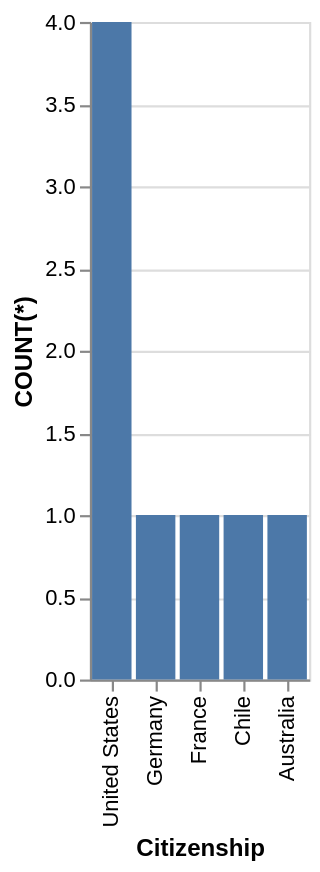

The specification (Vega-Lite) saved for this image:
### Vega-Lite specification from a JSON file in a GitHub repository (floating-point values rounded to 4 significant figures)
{"data": {"values": [{"x_data": "United States", "y_data": 4}, {"x_data": "Germany", "y_data": 1}, {"x_data": "France", "y_data": 1}, {"x_data": "Chile", "y_data": 1}, {"x_data": "Australia", "y_data": 1}]}, "mark": "bar", "encoding": {"x": {"field": "x_data", "type": "nominal", "title": "Citizenship", "sort": {"op": "sum", "field": "y_data", "order": "descending"}}, "y": {"field": "y_data", "type": "quantitative", "title": "COUNT(*)"}}}
